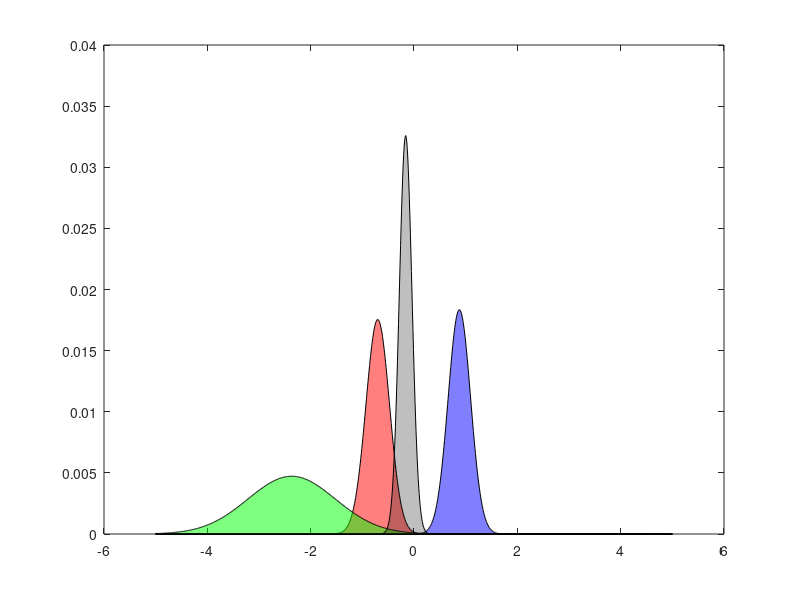

MATLAB code to generate this figure:
clear; close all
% Define the parameters of the bivariate Gaussian distribution
% Parameters of the tuning curves
Var1    = 5;
Mu1     = 0;  
Var2    = 5;
Mu2     = 0;
Var3    = 5;
Mu3     = 0;
Ro13    = 0; %-0.15;
Ro23    = 0; %0.75;

load QDNParams;

% Preferred orientations
N = 20;
PO                  = linspace(-5,5,N)';
[POMatA,POMatB]     = meshgrid(PO,PO); % We have a 2D grid of preferred orientations now
POVecA              = POMatA(:);
POVecB              = POMatB(:);

% Present some stimulus value now
s1Val   = 0;
s2Val   = 0;
s3Val   = 0;

% -----------  First do it for the pairwise factors  ----------------------
CovMat13    = [Var1 Ro13*sqrt(Var1*Var3); Ro13*sqrt(Var1*Var3) Var3];
CovMat23    = [Var2 Ro23*sqrt(Var2*Var3); Ro23*sqrt(Var2*Var3) Var3];
gainval     = 1;
K13         = 2*pi*sqrt(Var1*Var3*(1-Ro13^2))*gainval;
K23         = 2*pi*sqrt(Var2*Var3*(1-Ro23^2))*gainval;

% Generate the mean firing rates
F13     = K13*mvnpdf(repmat([s1Val, s3Val],length(POVecA),1), [POVecA, POVecB], CovMat13);
F23     = K23*mvnpdf(repmat([s2Val, s3Val],length(POVecA),1), [POVecA, POVecB], CovMat23);

% Generate one instance of neural activity
R13     = poissrnd(F13);
R23     = poissrnd(F23);

% Now to get the posterior distribution
% First define all the "kernel" vectors
a11 = ones(N^2,1)/(1-Ro13^2)/Var1;
a33 = ones(N^2,1)/(1-Ro13^2)/Var3;
a13 = Ro13*ones(N^2,1)/(1-Ro13^2)/sqrt(Var1*Var3);
a1  = POVecA/(1-Ro13^2)/Var1 - Ro13*POVecB/(1-Ro13^2)/sqrt(Var1*Var3);
a3  = POVecB/(1-Ro13^2)/Var3 - Ro13*POVecA/(1-Ro13^2)/sqrt(Var1*Var3);

b22 = ones(N^2,1)/(1-Ro23^2)/Var2;
b33 = ones(N^2,1)/(1-Ro23^2)/Var3;
b23 = Ro23*ones(N^2,1)/(1-Ro23^2)/sqrt(Var2*Var3);
b2  = POVecA/(1-Ro23^2)/Var2 - Ro23*POVecB/(1-Ro23^2)/sqrt(Var2*Var3);
b3  = POVecB/(1-Ro23^2)/Var3 - Ro23*POVecA/(1-Ro23^2)/sqrt(Var2*Var3);

A11 = a11'*R13;
A33 = a33'*R13;
A13 = a13'*R13;
A1  = a1'*R13;
A3  = a3'*R13;

B22 = b22'*R23;
B33 = b33'*R23;
B23 = b23'*R23;
B2  = b2'*R23;
B3  = b3'*R23;

% Stim range for plotting the posterior distributions
s1Vec = -5:0.01:5;
s2Vec = -5:0.01:5;
[SMatA, SMatB] = meshgrid(s1Vec,s2Vec);
SVecA = SMatA(:);
SVecB = SMatB(:);

% Computing the pairwise factor terms
Phi13Vec = exp(-0.5*A11*SVecA.^2 + A1*SVecA + A13*SVecA.*SVecB -0.5*A33*SVecB.^2 + A3*SVecB);
Phi13Mat = reshape(Phi13Vec,length(s1Vec),length(s1Vec));

Phi23Vec = exp(-0.5*B22*SVecA.^2 + B2*SVecA + B23*SVecA.*SVecB -0.5*B33*SVecB.^2 + B3*SVecB);
Phi23Mat = reshape(Phi23Vec,length(s1Vec),length(s1Vec));

% % Plotting the posteriors for visualization

% figure; mesh(SMatA, SMatB, Phi13Mat);
% figure; contour(SMatA,SMatB, log(Phi13Mat)); hold on
% plot(s1Val, s3Val, 'rx', 'MarkerSize',10,'LineWidth',2);
% grid on
% 
% figure; contour(SMatA,SMatB, log(Phi23Mat)); hold on
% plot(s2Val, s3Val, 'rx', 'MarkerSize',10,'LineWidth',2);
% grid on

% --------------------- Now get the singleton factors ---------------------
s1Val   = 2;
s2Val   = -1;
s3Val   = -2;


G = [1; 1; 1]; % Gain values for each population
% Parameters of the tuning curves
var_w1 = 5;
var_w2 = 5;
var_w3 = 5;

f1 = G(1)*exp(-((s1Val - PO).^2)/(2*var_w1));
f2 = G(2)*exp(-((s2Val - PO).^2)/(2*var_w2));
f3 = G(3)*exp(-((s3Val - PO).^2)/(2*var_w3));

% Now to generate one instance of input populations
r1 = poissrnd(f1); 
r2 = poissrnd(f2); 
r3 = poissrnd(f3); 

c1 = ones(N,1)/var_w1;
c2 = ones(N,1)/var_w2;
c3 = ones(N,1)/var_w3;
d1 = PO/var_w1;
d2 = PO/var_w2;
d3 = PO/var_w3;

C1 = c1'*r1; C2 = c2'*r2; C3 = c3'*r3;
D1 = d1'*r1; D2 = d2'*r2; D3 = d3'*r3;

% Singleton factors
ph1Vec = exp(-0.5*C1*s1Vec.^2 + D1*s1Vec);
ph2Vec = exp(-0.5*C2*s1Vec.^2 + D2*s1Vec);
ph3Vec = exp(-0.5*C3*s1Vec.^2 + D3*s1Vec);

% figure; 
% plot(s1Vec, ph1Vec/sum(ph1Vec), 'b.-'); hold on
% plot(s1Vec, ph2Vec/sum(ph2Vec), 'r.-');
% plot(s1Vec, ph3Vec/sum(ph3Vec), 'c.-');

% Now we have all the factors defined

% ------------ Let us get to the messages now -----------------------------
X13 = - A13^2/(C1 + A11);
Y13 = A13*(A1 + D1)/(C1 + A11);

X23 = - B23^2/(C2 + B22);
Y23 = B23*(B2 + D2)/(C2 + B22);

% Get the posteriors from these messages
m13Vec = exp(-0.5*(A33 + X13)*s1Vec.^2 + (A3 + Y13)*s1Vec);
m23Vec = exp(-0.5*(B33 + X23)*s1Vec.^2 + (B3 + Y23)*s1Vec);


% The posterior for the marginal population
AFinal = C3 + A33 + X13 + B33 + X23;
BFinal = D3 + A3 + Y13 + B3 + Y23;

PFinalVec = exp(-0.5*AFinal*s1Vec.^2 + BFinal*s1Vec);

% % Plotting the posteriors
% figure;
% plot(s1Vec, m13Vec/sum(m13Vec), 'b','LineWidth',2.5); hold on
% plot(s1Vec, m23Vec/sum(m23Vec), 'r','LineWidth',2.5);
% plot(s1Vec, ph3Vec/sum(ph3Vec), 'c','LineWidth',2.5);
% plot(s1Vec, PFinalVec/sum(PFinalVec), 'k','LineWidth',2.5);

% Now to generate the populations
DN   = 100;
M13  = (A33 + X13)*QDNparams.a3_d/DN + (A3 + Y13)*QDNparams.b3_d/DN + QDNparams.f3*QDNparams.c3_d;
M23  = (B33 + X23)*QDNparams.a3_d/DN + (B3 + Y23)*QDNparams.b3_d/DN + QDNparams.f3*QDNparams.c3_d;

RFinal  = (AFinal)*QDNparams.a3_d/DN + (BFinal)*QDNparams.b3_d/DN + QDNparams.f3*QDNparams.c3_d;

% Now make the Poisson draws
M13_P = poissrnd(M13 - min(M13));
M23_P = poissrnd(M23 - min(M23));

RFinal_P = poissrnd(RFinal - min(RFinal));

% Get the posterior distributions from these Poisson draws now
m13Vec_P = exp(-0.5*(M13_P'*QDNparams.a3_d/DN/norm(QDNparams.a3_d/DN)^2)*s1Vec.^2 + (M13_P'*QDNparams.b3_d/DN/norm(QDNparams.b3_d/DN)^2)*s1Vec);
m23Vec_P = exp(-0.5*(M23_P'*QDNparams.a3_d/DN/norm(QDNparams.a3_d/DN)^2)*s1Vec.^2 + (M23_P'*QDNparams.b3_d/DN/norm(QDNparams.b3_d/DN)^2)*s1Vec);

PFinalVec_P = exp(-0.5*(RFinal_P'*QDNparams.a3_d/DN/norm(QDNparams.a3_d/DN)^2)*s1Vec.^2 + (RFinal_P'*QDNparams.b3_d/DN/norm(QDNparams.b3_d/DN)^2)*s1Vec);

% % Plotting these newly obtained posteriors 
% figure;
% plot(s1Vec, m13Vec_P/sum(m13Vec_P), 'b','LineWidth',2.5); hold on
% plot(s1Vec, m23Vec_P/sum(m23Vec_P), 'r','LineWidth',2.5);
% plot(s1Vec, ph3Vec/sum(ph3Vec), 'c','LineWidth',2.5);
% plot(s1Vec, PFinalVec_P/sum(PFinalVec_P), 'k','LineWidth',2.5);


figure;
h = area(s1Vec, m13Vec_P/sum(m13Vec_P), 'FaceColor','b'); hold on
child = get(h,'Children');
set(child,'FaceAlpha',0.5)
h = area(s1Vec, m23Vec_P/sum(m23Vec_P), 'FaceColor','r');
child = get(h,'Children');
set(child,'FaceAlpha',0.5)
h = area(s1Vec, ph3Vec/sum(ph3Vec), 'FaceColor','g');
child = get(h,'Children');
set(child,'FaceAlpha',0.5)
h = area(s1Vec, PFinalVec_P/sum(PFinalVec_P), 'FaceColor','k');
child = get(h,'Children');
set(child,'FaceAlpha',0.25)
